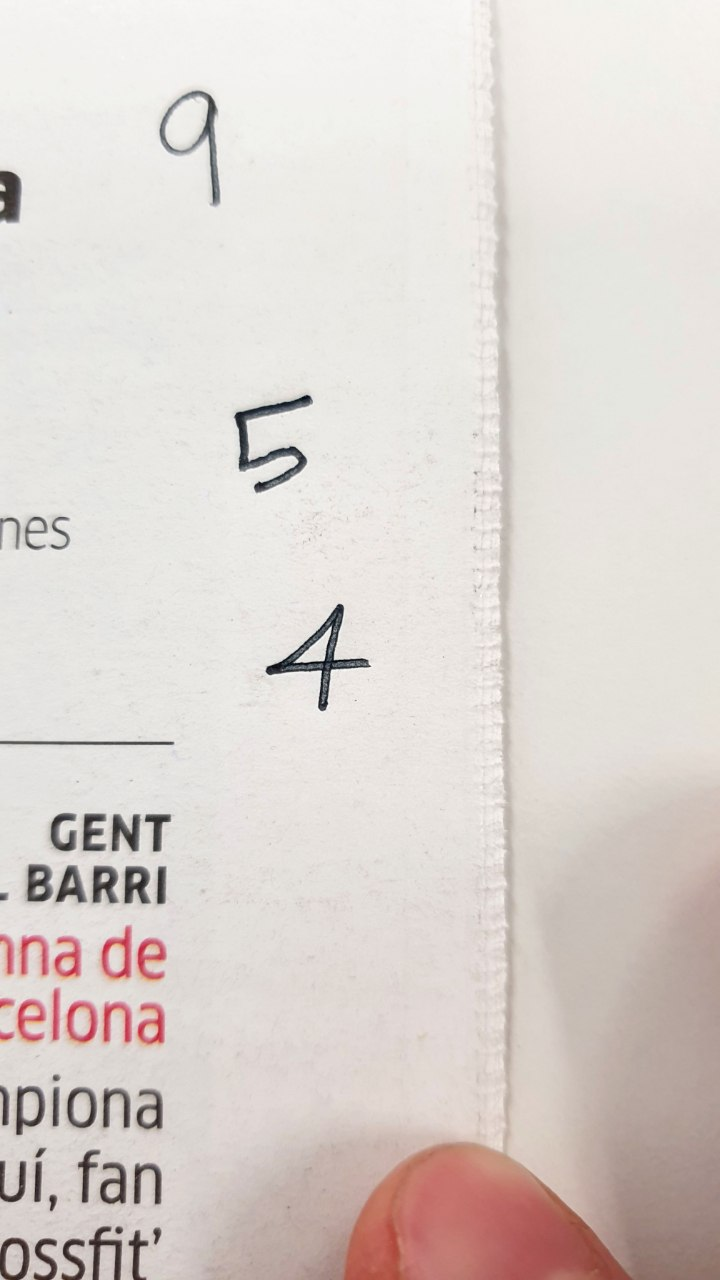
#> input picture img/54.jpeg, 720 x 1280 px, given in place of the camera
$ jupyter execute 'Project - Webcam Effect.ipynb'   (shell and % lines are left out)   (text cells are left out)
#> lines starting #> are read from the running program, lines starting #| are printed output that depends on the picture; after the words box and inside, x2 and y2 are one past the last pixel; in counts of white or black regions, pixels touching at a corner belong together
[cell 1]
import cv2
import numpy as np
import matplotlib.pyplot as plt

[cell 2]
def showImg(img,title = '',plot=True,figs=(5,5)):
    img_rgb = cv2.cvtColor(img,cv2.COLOR_BGR2RGB)
    if plot:
        plt.figure(figsize=figs)
        plt.title(title)
        plt.imshow(img_rgb)
    return img_rgb

def showGrayScaleImg(img,title = '',figs=(5,5)):
    plt.figure(figsize= figs)
    plt.title(title)
    plt.imshow(img,cmap='gray')

[cell 3]
def lineimage(image):
    return None;

[cell 4]
cap = cv2.VideoCapture(0)

while (True):
   #Capture frame by frame
    ret, frame = cap.read()
#> frame is the input picture: shape (1280, 720, 3); mean B, G, R 208.1, 212.6, 220.5
    reduction = 2
    frame = cv2.resize(frame,(int(1280/reduction),int(720/reduction)))
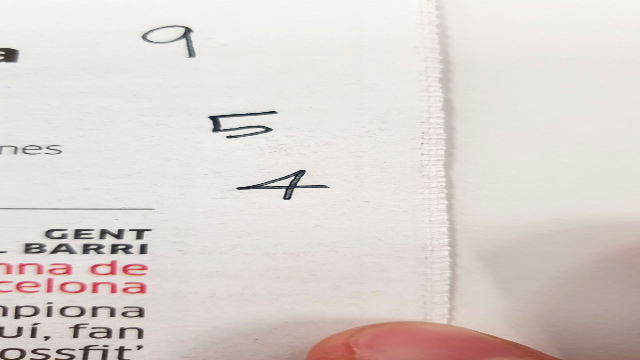
#> frame: shape (360, 640, 3); mean B, G, R 208.1, 212.6, 220.4
   # Dupliquem la imatge per posarla de fons

    overlay = frame.copy()
    opacity = 0.2
   # Operations here

    img = cv2.cvtColor(frame, cv2.COLOR_BGR2GRAY)
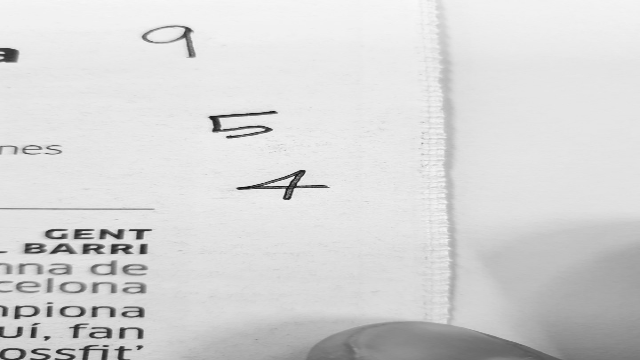
#> img: shape (360, 640); min 12, max 249, mean 214.4
    th2 = cv2.adaptiveThreshold(img, 255,cv2.ADAPTIVE_THRESH_MEAN_C,cv2.THRESH_BINARY,27,10)
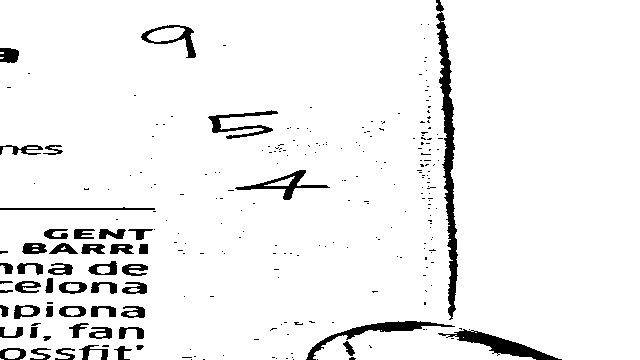
#> th2: shape (360, 640); 94.3% white; 265 black regions (215 under 20 px), largest, box (x1, y1, x2, y2) and area: (436, 0, 458, 320) 2429, (438, 329, 562, 360) 1145, (306, 321, 455, 360) 952
    th2 = cv2.cvtColor(th2, cv2.COLOR_GRAY2RGB)

    image = th2.copy()

    #print(image.shape, overlay.shape)

    cv2.addWeighted(image,opacity,overlay, 1 - opacity,0,overlay)
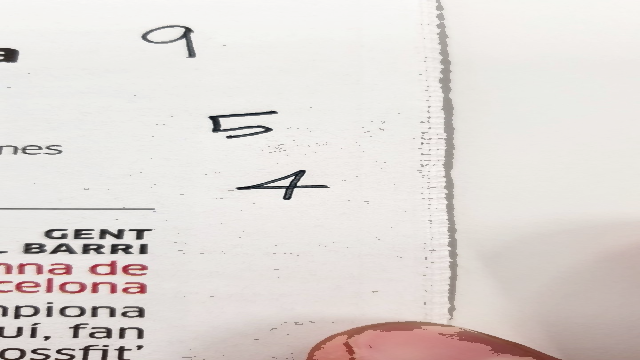
#> overlay: shape (360, 640, 3); mean B, G, R 214.5, 218.1, 224.4

    # Display
    cv2.imshow("Press q to quit", overlay)
    if cv2.waitKey(1) & 0xFF == ord("q"):
#> (key q is pressed here)
        cv2.destroyAllWindows()
        break

# release the capture
cv2.waitKey(0)
cap.release()
cv2.destroyAllWindows()
cv2.waitKey(1)
